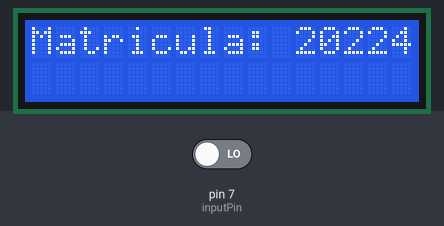
A sketch run on a simulated Arduino Uno, built with avr-gcc and run on an emulated ATmega328P. On the bench: 16×2 character LCD. The test bench sets the inputs (shaded band); at power-on: pin 7 (inputPin) LOW.

Above: at 1.2 s.
1.3 s: pin 7 (inputPin) driven HIGH
At 2.5 s:
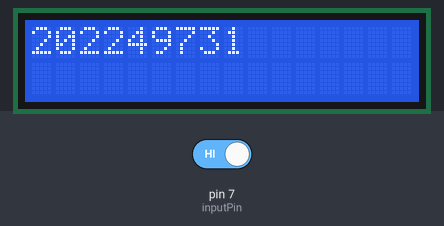
At 4.2 s:
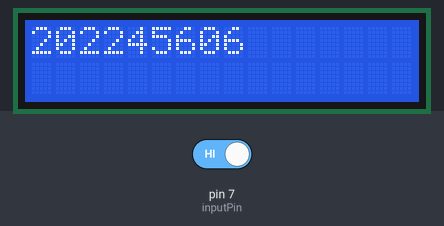
Timing chart, 0 to 5.7 s (numbered marks = the images above; inputs shaded):
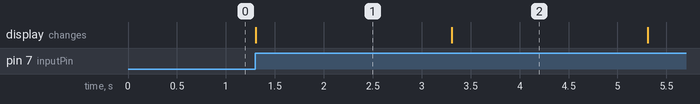

The sketch:

practica2.ino
```cpp
// agregamos la libreria:
#include <LiquidCrystal.h>

// inicialice la biblioteca asociando cualquier pin de interfaz LCD necesario
// con el número de pin arduino al que está conectado
const int rs = 12, en = 11, d4 = 5, d5 = 4, d6 = 3, d7 = 2;
const int inputPin = 7;

int value = 0;
bool toggle = false;

LiquidCrystal lcd(rs, en, d4, d5, d6, d7);

void setup()
{
  // set up the LCD's number of columns and rows:
  lcd.begin(16, 2);
  lcd.setCursor(0, 0);
  lcd.print("Matricula: 202245606");
  // Print a message to the LCD.

  pinMode(inputPin, INPUT); // sets the digital pin 7 as input
}

void loop()
{
  value = digitalRead(inputPin);

  if (value)
  {
    lcd.clear();
    lcd.setCursor(0, 0);
    if (toggle)
    {
      lcd.print("202245606");
      toggle = false;
    }
    else
    {
      lcd.print("202249731");
      toggle = true;
    }
    delay(2000);
  }
}
```

Measured:
- after the input at 1.3 s, the display: changes at once (image 1)
- what the display in image 1 shows lasts 2.0 s, from 1.3 s to 3.3 s
